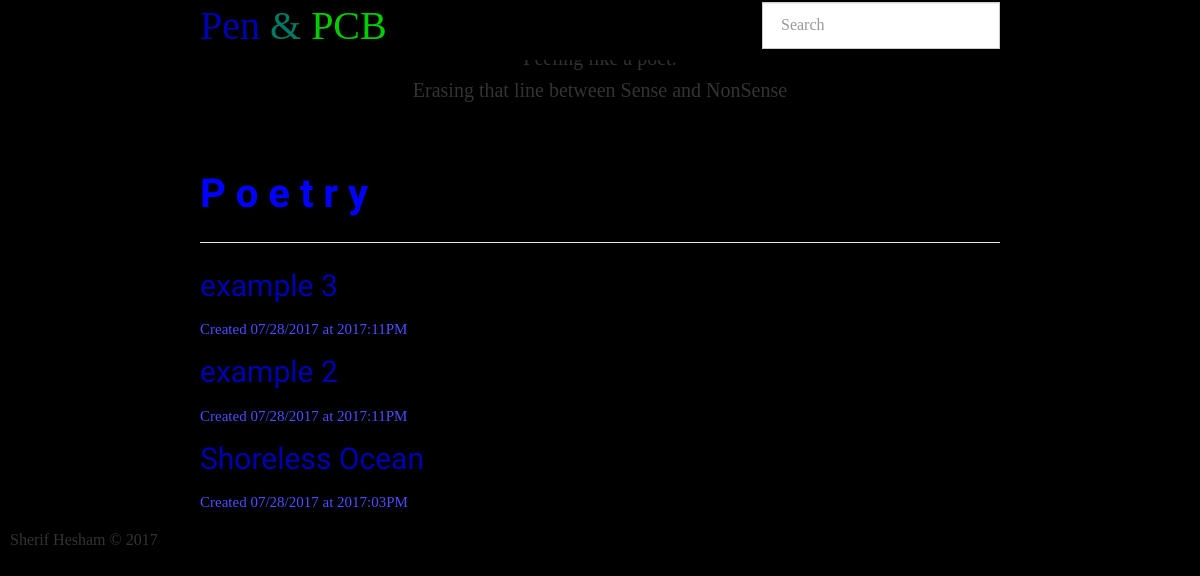
Before: / with the older database file.
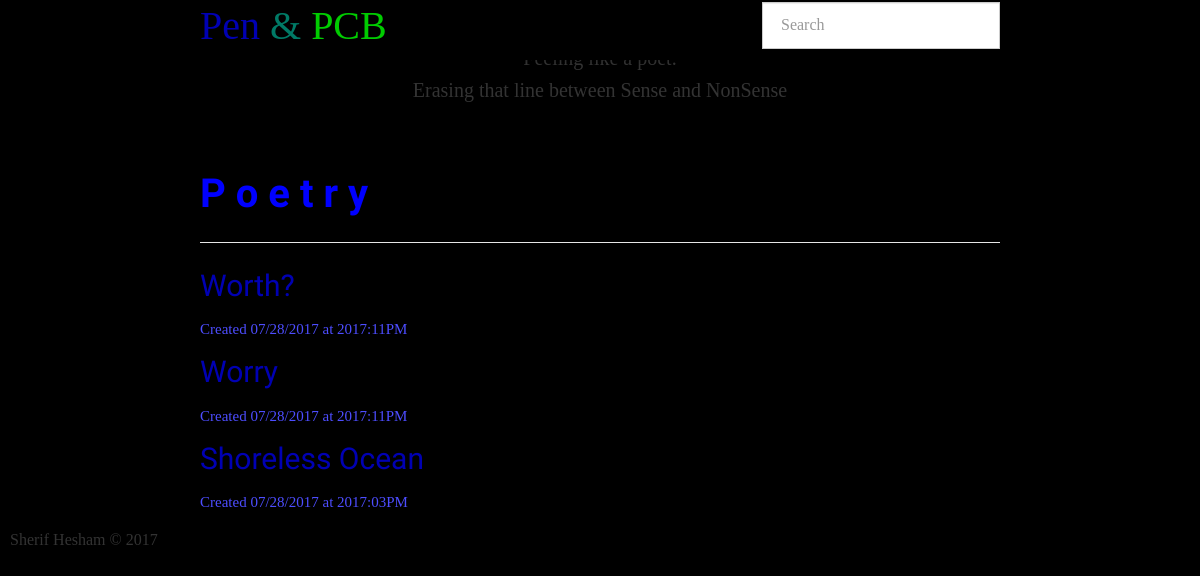
After: the same page with the newer database file.
### app.py (models this page shows, shortened)
class Entry(flask_db.Model):
    title = CharField()
    slug = CharField(unique=True)
    content = TextField()
    published = BooleanField(index=True)
    timestamp = DateTimeField(default=datetime.datetime.now, index=True)
    @classmethod
    def public(cls):
        return Entry.select().where(Entry.published == True)

### app.py (the view)
@app.route('/')
def index():
    search_query = request.args.get('q')
    if search_query:
        query = Entry.search(search_query)
    else:
        query = Entry.public().order_by(Entry.timestamp.desc())
    return object_list(
        'index.html',
        query,
        search=search_query,
        check_bounds=False)

### templates/index.html (shortened to what this page needs)
{% extends "base.html" %}
{% block content_title %}
  {% if search %}
    Search "{{ search }}"
  {% else %}
  <span id="TheWordPoetry" >
    P o e t r y
   </span>
  {% endif %}
{% endblock %}
{% block content %}
  {% for entry in object_list %}
      {% if search %}
        {% set entry = entry.entry %}
      {% endif %}
    <a class="sh-entry-link" href="{% if entry.published %}{{ url_for('detail', slug=entry.slug) }}{% else %}{{ url_for('edit', slug=entry.slug) }}{% endif %}">
      <div class="sh-entry">
        <h3 style="font-size:30px; margin-top: 10px ">
            {{ entry.title }}
        </h3>
        <span style="font-size: 15px; color:#4d4dff"
        <p>Created {{ entry.timestamp.strftime('%m/%d/%Y at %G:%I%p') }}</p>
        </span>
      </div>
    </a>
  {% else %}
    <p>No entries have been created yet.</p>
  {% endfor %}
{% endblock %}

### templates/base.html (shortened to what this page needs)
<!doctype html>
<html>
  <head>
    <link rel=stylesheet type=text/css href="{{ url_for('static', filename='css/blog.min.css') }}" />
    <link rel=stylesheet type=text/css href="{{ url_for('static', filename='css/hilite.css') }}" />
    <link href="//cdn.muicss.com/mui-0.9.20/css/mui.min.css" rel="stylesheet" type="text/css" />
  </head>
  <body>
	  <div class="navbar navbar-default navbar-static-top" role="navigation">
		      <div class="container">
		        <div class="navbar-header">
		          <a class="navbar-brand" href="{{ url_for('index') }}">
		          	<span style="color: #0000b3">Pen </span>
				    <span style="color: #007A66;" >  &  </span>
				    <span style="color: #00cc00"> PCB </span>
		          </a>
		        </div>
		        <div class="navbar-collapse collapse">
		          {% block search_bar %}
		            <form action="{{ url_for('index') }}" class="navbar-form navbar-right" id="search-form" method="get" role="search">
		              <div class="form-group">
		                <input class="form-control" name="q" placeholder="Search" type="text" value="{% if search %}{{ search }}{% endif %}">
		              </div>
		            </form>
		          {% endblock %}
		        </div>
		      </div>
		    	</div>
		<div class="sh-box" style="text-align:center;">
			<p id="intro">
				<br>
				<br>
				Erasing that line between Sense and NonSense
			</p>
		</div>
	  <div class="sh-box" >
	    <div class="container">
	      {% block page_header %}
	        <div class="page-header">
	          <h1>{% block content_title %}{% endblock %}</h1>
	        </div>
	      {% endblock %}
	      {% block content %}{% endblock %}
	    </div>
	  </div>
	  <footer class="sh-box">
	        <p style="margin-left:10px;"> Sherif Hesham &copy; 2017</p>
	  </footer>
  </body>
</html>

Changed rows visible on the page:
changed Entry: title "example 3" → "Worth?"
changed Entry: title "example 2" → "Worry"
